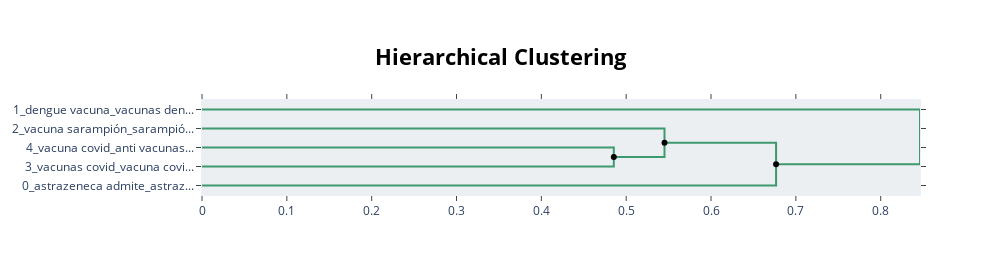

The notebook cell saved with this chart:
### Code cell
hierarchical_topics = models[4].hierarchical_topics(docs)
tree_1 = models[4].visualize_hierarchy(hierarchical_topics=hierarchical_topics)
tree_1.show()
try:
    tree_1.write_html('/Users/wesamazaizeh/Documents/pfizer_slt/costa_rica/resultshierarchical_tree_5.html')
except FileNotFoundError:
    os.mkdir('../data/costa_rica_exp1')
    tree_1.write_html('/Users/wesamazaizeh/Documents/pfizer_slt/costa_rica/resultshierarchical_tree_1.html')

### Figure 1 — Plotly figure (JSON) as saved in the notebook; plotly's stock layout.template omitted (floating-point values rounded to 4 significant figures)
{"data": [{"hoverinfo": "text", "marker": {"color": "rgb(61,153,112)"}, "mode": "lines", "text": ["vacuna covid_anti vacunas_puse vacuna_vacuna_vacunas", "", "", "vacunas covid_vacuna covid_efectos adversos_vacunas_vacunación"], "type": "scatter", "x": [0, 0.4854, 0.4854, 0], "xaxis": "x", "y": [-25, -25, -35, -35], "yaxis": "y"}, {"hoverinfo": "text", "marker": {"color": "rgb(61,153,112)"}, "mode": "lines", "text": ["vacuna sarampión_sarampión rubéola_vacuna actualizada_vacunas_vacunación", "", "", "vacuna covid_vacunas covid_vacuna pfizer_antivacunas_vacunación"], "type": "scatter", "x": [0, 0.5452, 0.5452, 0.4854], "xaxis": "x", "y": [-15, -15, -30, -30], "yaxis": "y"}, {"hoverinfo": "text", "marker": {"color": "rgb(61,153,112)"}, "mode": "lines", "text": ["vacuna covid_vacunas covid_vacunas_antivacunas_vacunación", "", "", "astrazeneca admite_astrazeneca retira_vacuna astrazeneca_covid astrazeneca_astrazeneca"], "type": "scatter", "x": [0.5452, 0.6767, 0.6767, 0], "xaxis": "x", "y": [-22.5, -22.5, -45, -45], "yaxis": "y"}, {"hoverinfo": "text", "marker": {"color": "rgb(61,153,112)"}, "mode": "lines", "text": ["dengue vacuna_vacunas dengue_vacuna dengue_dengue obligatoria_repelente vacuna", "", "", "vacuna covid_vacunas covid_antivacunas_vacunación_vacunas"], "type": "scatter", "x": [0, 0.8463, 0.8463, 0.6767], "xaxis": "x", "y": [-5, -5, -33.75, -33.75], "yaxis": "y"}, {"hoverinfo": "text", "hovertext": ["vacuna covid_vacunas covid_vacunas_antivacunas_vacunación"], "marker": {"color": "black"}, "mode": "markers", "showlegend": false, "type": "scatter", "x": [0.5452], "y": [-22.5]}, {"hoverinfo": "text", "hovertext": ["vacuna covid_vacunas covid_vacuna pfizer_antivacunas_vacunación", "vacuna covid_vacunas covid_antivacunas_vacunación_vacunas"], "marker": {"color": "black"}, "mode": "markers", "showlegend": false, "type": "scatter", "x": [0.4854, 0.6767], "y": [-30, -33.75]}], "layout": {"autosize": false, "height": 275, "hoverlabel": {"bgcolor": "white", "font": {"family": "Rockwell", "size": 16}}, "hovermode": "closest", "plot_bgcolor": "#ECEFF1", "showlegend": false, "title": {"font": {"color": "Black", "size": 22}, "text": "<b>Hierarchical Clustering</b>", "x": 0.5, "xanchor": "center", "yanchor": "top"}, "width": 1000, "xaxis": {"mirror": "allticks", "rangemode": "tozero", "showgrid": false, "showline": true, "showticklabels": true, "ticks": "outside", "type": "linear", "zeroline": false}, "yaxis": {"mirror": "allticks", "range": [-50, 0], "rangemode": "tozero", "showgrid": false, "showline": true, "showticklabels": true, "tickmode": "array", "ticks": "outside", "ticktext": ["1_dengue vacuna_vacunas den...", "2_vacuna sarampión_sarampió...", "4_vacuna covid_anti vacunas...", "3_vacunas covid_vacuna covi...", "0_astrazeneca admite_astraz..."], "tickvals": [-5, -15, -25, -35, -45], "type": "linear", "zeroline": false}}}
